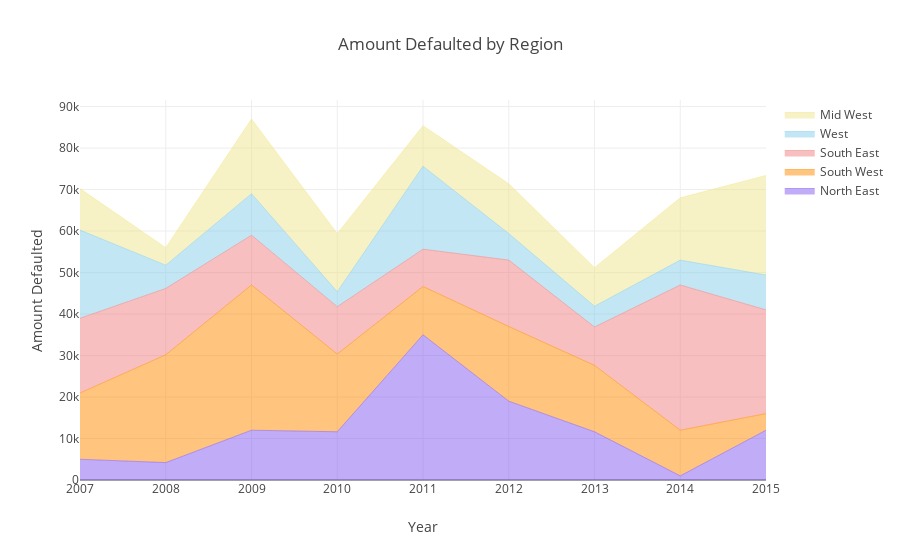

This figure's notebook cell:
### Code cell
# Explore Loan Defaults by Region

northe_defaults = df['loan_amount'].loc[(df['region'] == 'North East') & (df['loan_status'] == 'Default')].values.tolist()
southw_defaults = df['loan_amount'].loc[(df['region'] == 'South West') & (df['loan_status'] == 'Default')].values.tolist()
southe_defaults = df['loan_amount'].loc[(df['region'] == 'South East') & (df['loan_status'] == 'Default')].values.tolist()
west_defaults = df['loan_amount'].loc[(df['region'] == 'West') & (df['loan_status'] == 'Default')].values.tolist()
midw_defaults = df['loan_amount'].loc[(df['region'] == 'Mid West') & (df['loan_status'] == 'Default')].values.tolist()

y0_stck=northe_defaults
y1_stck=[y0+y1 for y0, y1 in zip(northe_defaults, southw_defaults)]
y2_stck=[y0+y1+y2 for y0, y1, y2 in zip(northe_defaults, southw_defaults, southe_defaults)]
y3_stck=[y0+y1+y2+y3 for y0, y1, y2, y3 in zip(northe_defaults, southw_defaults, southe_defaults, west_defaults)]
y4_stck=[y0+y1+y2+y3+y4 for y0, y1, y2, y3, y4 in zip(northe_defaults, southw_defaults, southe_defaults, west_defaults, midw_defaults)] 

y0_txt=['$' + str(y0) for y0 in northe_defaults]
y1_txt=['$' + str(y1) for y1 in southw_defaults]
y2_txt=['$' + str(y2) for y2 in southe_defaults]
y3_txt=['$' + str(y3) for y3 in west_defaults]
y4_txt=['$'+ str(y4) for y4 in midw_defaults]

year = sorted(df["year"].unique().tolist())

NorthEast_defaults = go.Scatter(
    x= year,
    y= y0_stck,
    text=y0_txt,
    hoverinfo='x+text',
    name='North East',
    mode= 'lines',
    line=dict(width=0.5,
             color='rgb(131, 90, 241)'),
    fill='tonexty')

SouthWest_defaults = go.Scatter(
    x=year,
    y=y1_stck,
    text=y1_txt,
    hoverinfo='x+text',
    name='South West',
    mode= 'lines',
    line=dict(width=0.5,
             color='rgb(255, 140, 0)'),
    fill='tonexty')

SouthEast_defaults = go.Scatter(
    x= year,
    y= y2_stck,
    text=y2_txt,
    hoverinfo='x+text',
    name='South East',
    mode= 'lines',
    line=dict(width=0.5,
             color='rgb(240, 128, 128)'),
    fill='tonexty')

West_defaults = go.Scatter(
    x= year,
    y= y3_stck,
    text=y3_txt,
    hoverinfo='x+text',
    name='West',
    mode= 'lines',
    line=dict(width=0.5,
             color='rgb(135, 206, 235)'),
    fill='tonexty')

MidWest_defaults = go.Scatter(
    x= year,
    y= y4_stck,
    text=y4_txt,
    hoverinfo='x+text',
    name='Mid West',
    mode= 'lines',
    line=dict(width=0.5,
             color='rgb(240, 230, 140)'),
    fill='tonexty')


data = [NorthEast_defaults, SouthWest_defaults, SouthEast_defaults, West_defaults, MidWest_defaults]

layout = dict(title = 'Amount Defaulted by Region',
              xaxis = dict(title = 'Year'),
              yaxis = dict(title = 'Amount Defaulted'))

fig = dict(data=data, layout=layout)
iplot(fig, filename='basic-area-no-bound')

### Figure 1 — Plotly figure (JSON) as saved in the notebook; plotly's stock layout.template omitted (floating-point values rounded to 4 significant figures; data arrays with more than 128 entries replaced by an {"elided": "..."} marker saying what was removed)
{"data": [{"fill": "tonexty", "hoverinfo": "x+text", "line": {"color": "rgb(131, 90, 241)", "width": 0.5}, "mode": "lines", "name": "North East", "text": {"elided": "263 str values"}, "type": "scatter", "uid": "f2ec630e-578a-4204-a8d8-70f36d64f65f", "x": [2007, 2008, 2009, 2010, 2011, 2012, 2013, 2014, 2015], "y": {"elided": "263 int values"}}, {"fill": "tonexty", "hoverinfo": "x+text", "line": {"color": "rgb(255, 140, 0)", "width": 0.5}, "mode": "lines", "name": "South West", "text": {"elided": "166 str values"}, "type": "scatter", "uid": "959a9056-4f8c-496d-97cb-9353315c87ed", "x": [2007, 2008, 2009, 2010, 2011, 2012, 2013, 2014, 2015], "y": {"elided": "166 int values"}}, {"fill": "tonexty", "hoverinfo": "x+text", "line": {"color": "rgb(240, 128, 128)", "width": 0.5}, "mode": "lines", "name": "South East", "text": {"elided": "297 str values"}, "type": "scatter", "uid": "33066d6d-7d8c-49dc-852b-e1314b7b80d3", "x": [2007, 2008, 2009, 2010, 2011, 2012, 2013, 2014, 2015], "y": {"elided": "166 int values"}}, {"fill": "tonexty", "hoverinfo": "x+text", "line": {"color": "rgb(135, 206, 235)", "width": 0.5}, "mode": "lines", "name": "West", "text": {"elided": "318 str values"}, "type": "scatter", "uid": "c79d1381-068a-459d-ac9f-02ba26faeb84", "x": [2007, 2008, 2009, 2010, 2011, 2012, 2013, 2014, 2015], "y": {"elided": "166 int values"}}, {"fill": "tonexty", "hoverinfo": "x+text", "line": {"color": "rgb(240, 230, 140)", "width": 0.5}, "mode": "lines", "name": "Mid West", "text": {"elided": "175 str values"}, "type": "scatter", "uid": "2d628403-7afb-40fe-8658-4261b7523bb0", "x": [2007, 2008, 2009, 2010, 2011, 2012, 2013, 2014, 2015], "y": {"elided": "166 int values"}}], "layout": {"title": {"text": "Amount Defaulted by Region"}, "xaxis": {"title": {"text": "Year"}}, "yaxis": {"title": {"text": "Amount Defaulted"}}}}
